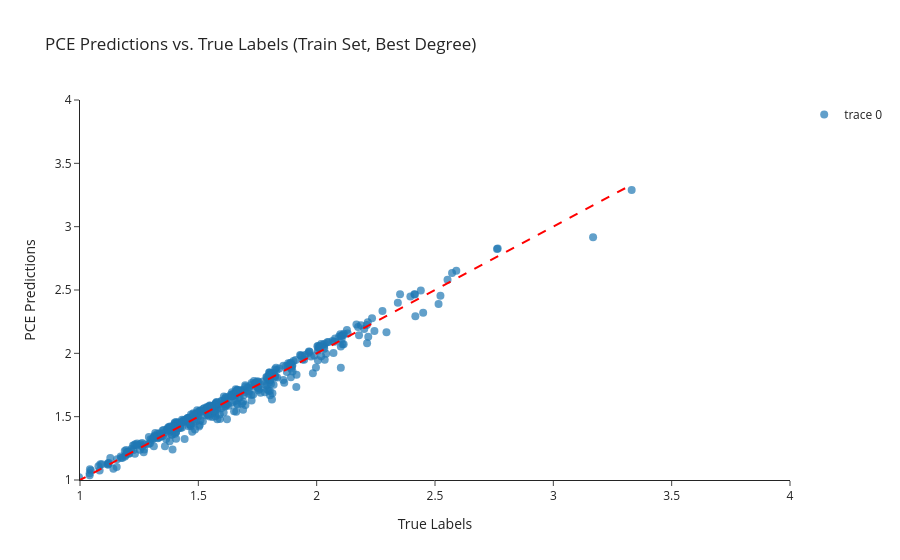

Notebook cell for this chart:
### Code cell
surrogate_model_excavation.train_pce_model(joint_dist=joint_dist)

### Figure 1 — Plotly figure (JSON) as saved in the notebook; plotly's stock layout.template omitted (floating-point values rounded to 4 significant figures; data arrays with more than 128 entries replaced by an {"elided": "..."} marker saying what was removed)
{"data": [{"hovertemplate": "Predicted: %{y:.6f}<br>True: %{text}<extra></extra>", "marker": {"opacity": 0.7, "size": 8}, "mode": "markers", "text": {"elided": "400 str values"}, "type": "scatter", "x": {"elided": "400 float values"}, "y": {"elided": "400 float values"}}, {"line": {"color": "red", "dash": "dash"}, "mode": "lines", "showlegend": false, "type": "scatter", "x": [0.8558, 3.331], "y": [0.8558, 3.331]}], "layout": {"title": {"text": "PCE Predictions vs. True Labels (Train Set, Best Degree)"}, "xaxis": {"range": [1, 4], "title": {"text": "True Labels"}}, "yaxis": {"range": [1, 4], "title": {"text": "PCE Predictions"}}}}
